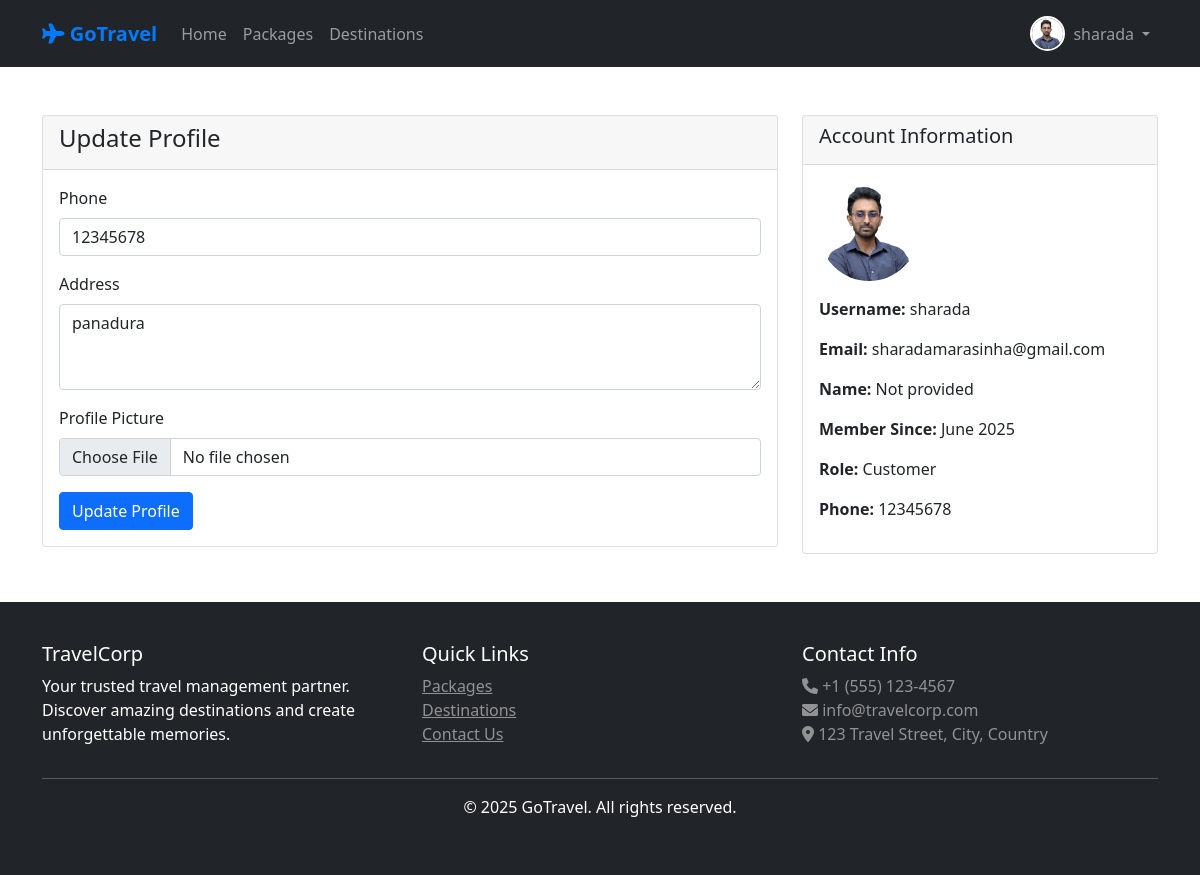
/profile/ (signed in), run on the app's committed database.
### travel/models.py (models this page shows, shortened)
class UserProfile(models.Model):
    USER_ROLES = [
        ('admin', 'Admin'),
        ('agent', 'Agent'),
        ('customer', 'Customer'),
    ]
    user = models.OneToOneField(User, on_delete=models.CASCADE, unique=True)
    role = models.CharField(max_length=10, choices=USER_ROLES, default='customer')
    phone = models.CharField(max_length=15, blank=True)
    address = models.TextField(blank=True)
    profile_picture = models.ImageField(upload_to='profiles/', blank=True, null=True)
    created_at = models.DateTimeField(auto_now_add=True)
    class Meta:
        verbose_name = "User Profile"
        verbose_name_plural = "User Profiles"

### travel/views.py (the view)
# urls.py: path('profile/', views.profile, name='profile'),
@login_required
def profile(request):
    try:
        profile, created = UserProfile.objects.get_or_create(user=request.user)
    except:
        profile = None
    if request.method == 'POST':
        form = UserProfileForm(request.POST, request.FILES, instance=profile)
        if form.is_valid():
            form.save()
            messages.success(request, 'Profile updated successfully!')
            return redirect('profile')
    else:
        form = UserProfileForm(instance=profile)
    template = loader.get_template('travel/profile.html')
    context = {
        'form': form,
        'profile': profile,
    }
    return HttpResponse(template.render(context, request))

### travel/forms.py
class UserProfileForm(forms.ModelForm):
    class Meta:
        model = UserProfile
        fields = ['phone', 'address', 'profile_picture']
        widgets = {
            'phone': forms.TextInput(attrs={'class': 'form-control'}),
            'address': forms.Textarea(attrs={'class': 'form-control', 'rows': 3}),
            'profile_picture': forms.FileInput(attrs={'class': 'form-control'}),
        }

### travel/context_processors.py (called while the page is built)
def user_profile(request):
    if request.user.is_authenticated:
        try:
            profile, created = UserProfile.objects.get_or_create(user=request.user)
            return {'user_profile': profile}
        except:
            return {'user_profile': None}
    return {'user_profile': None}

### travel/templates/travel/profile.html (shortened to what this page needs)
{% extends 'travel/base.html' %}
{% block content %}
<div class="container my-5">
    <div class="row">
        <div class="col-md-8">
            <div class="card">
                <div class="card-header">
                    <h4>Update Profile</h4>
                </div>
                <div class="card-body">
                    <form method="post" enctype="multipart/form-data">
                        <div class="mb-3">
                            <label for="{{ form.phone.id_for_label }}" class="form-label">Phone</label>
                            {{ form.phone }}
                        </div>
                        <div class="mb-3">
                            <label for="{{ form.address.id_for_label }}" class="form-label">Address</label>
                            {{ form.address }}
                        </div>
                        <div class="mb-3">
                            <label for="{{ form.profile_picture.id_for_label }}" class="form-label">Profile
                                Picture</label>
                            {{ form.profile_picture }}
                        </div>
                        <button type="submit" class="btn btn-primary">Update Profile</button>
                    </form>
                </div>
            </div>
        </div>
        <div class="col-md-4">
            <div class="card">
                <div class="card-header">
                    <h5>Account Information</h5>
                </div>
                <div class="card-body">
                    {% if profile and profile.profile_picture %}
                    <img src="{{ profile.profile_picture.url }}" class="img-fluid rounded-circle mb-3"
                        style="width: 100px; height: 100px; object-fit: cover;">
                    {% else %}
                    <div class="bg-light rounded-circle mb-3 d-flex align-items-center justify-content-center"
                        style="width: 100px; height: 100px;">
                        <i class="fas fa-user fa-3x text-muted"></i>
                    </div>
                    {% endif %}
                    <p><strong>Username:</strong> {{ user.username }}</p>
                    <p><strong>Email:</strong> {{ user.email|default:"Not provided" }}</p>
                    <p><strong>Name:</strong>
                        {% if user.first_name or user.last_name %}
                        {{ user.first_name }} {{ user.last_name }}
                        {% else %}
                        Not provided
                        {% endif %}
                    </p>
                    <p><strong>Member Since:</strong> {{ user.date_joined|date:"F Y" }}</p>
                    {% if profile %}
                    <p><strong>Role:</strong> {{ profile.get_role_display }}</p>
                    <p><strong>Phone:</strong> {{ profile.phone|default:"Not provided" }}</p>
                    {% endif %}
                </div>
            </div>
        </div>
    </div>
</div>
{% endblock %}

### travel/templates/travel/base.html (shortened to what this page needs)
<!DOCTYPE html>
<html lang="en">
<head>
    <link href="https://cdn.jsdelivr.net/npm/bootstrap@5.1.3/dist/css/bootstrap.min.css" rel="stylesheet">
    <link href="https://cdnjs.cloudflare.com/ajax/libs/font-awesome/6.0.0/css/all.min.css" rel="stylesheet">
</head>
<body>
    <nav class="navbar navbar-expand-lg navbar-dark bg-dark">
        <div class="container">
            <a class="navbar-brand" href="{% url 'home' %}">
                <i class="fas fa-plane"></i> GoTravel
            </a>
            <div class="collapse navbar-collapse" id="navbarNav">
                <ul class="navbar-nav me-auto">
                    <li class="nav-item">
                        <a class="nav-link" href="{% url 'home' %}">Home</a>
                    </li>
                    <li class="nav-item">
                        <a class="nav-link" href="{% url 'package_list' %}">Packages</a>
                    </li>
                    <li class="nav-item">
                        <a class="nav-link" href="{% url 'destinations' %}">Destinations</a>
                    </li>
                </ul>
                <ul class="navbar-nav">
                    {% if user.is_authenticated %}
                    <li class="nav-item dropdown">
                        <a class="nav-link dropdown-toggle user-info" href="#" id="navbarDropdown" role="button"
                            data-bs-toggle="dropdown">
                            {% if user.userprofile.profile_picture %}
                            <img src="{{ user.userprofile.profile_picture.url }}" alt="Profile" class="profile-pic">
                            {% else %}
                            <div class="profile-placeholder">
                                <i class="fas fa-user text-white" style="font-size: 14px;"></i>
                            </div>
                            {% endif %}
                            <span>{{ user.username }}</span>
                        </a>
                    </li>
                    {% endif %}
                </ul>
            </div>
        </div>
    </nav>
    <main>
        {% block content %}
        {% endblock %}
    </main>
    <footer class="bg-dark text-white mt-5">
        <div class="container">
            <div class="row">
                <div class="col-md-4">
                    <h5>TravelCorp</h5>
                    <p>Your trusted travel management partner. Discover amazing destinations and create unforgettable
                        memories.</p>
                </div>
                <div class="col-md-4">
                    <h5>Quick Links</h5>
                    <ul class="list-unstyled">
                        <li><a href="{% url 'package_list' %}" class="text-white-50">Packages</a></li>
                        <li><a href="{% url 'destinations' %}" class="text-white-50">Destinations</a></li>
                        <li><a href="#" class="text-white-50">Contact Us</a></li>
                    </ul>
                </div>
                <div class="col-md-4">
                    <h5>Contact Info</h5>
                    <p class="text-white-50">
                        <i class="fas fa-phone"></i> +1 (555) 123-4567<br>
                        <i class="fas fa-envelope"></i> info@travelcorp.com<br>
                        <i class="fas fa-map-marker-alt"></i> 123 Travel Street, City, Country
                    </p>
                </div>
            </div>
            <hr>
            <div class="text-center">
                <p>&copy; 2025 GoTravel. All rights reserved.</p>
            </div>
        </div>
    </footer>
</body>
</html>

### travel/templates/travel/base.html (style rules this page uses)
.navbar-brand { font-weight: bold; color: #007bff !important; }
.card { transition: transform 0.3s; }
footer { background-color: #343a40; color: white; padding: 40px 0; }
.profile-pic { width: 35px; height: 35px; border-radius: 50%; object-fit: cover; border: 2px solid #fff; margin-right: 8px; }
.navbar-nav .dropdown-toggle::after { margin-left: 0.5em; }
.user-info { display: flex; align-items: center; }

### data on the page
UserProfile: phone "12345678", address "panadura", profile_picture (picture), role "Customer"

### other printed values
{{ user.username }} "sharada"
{{ user.email|default:"Not provided" }} "sharadamarasinha@gmail.com"
{{ user.date_joined|date:"F Y" }} "June 2025"
